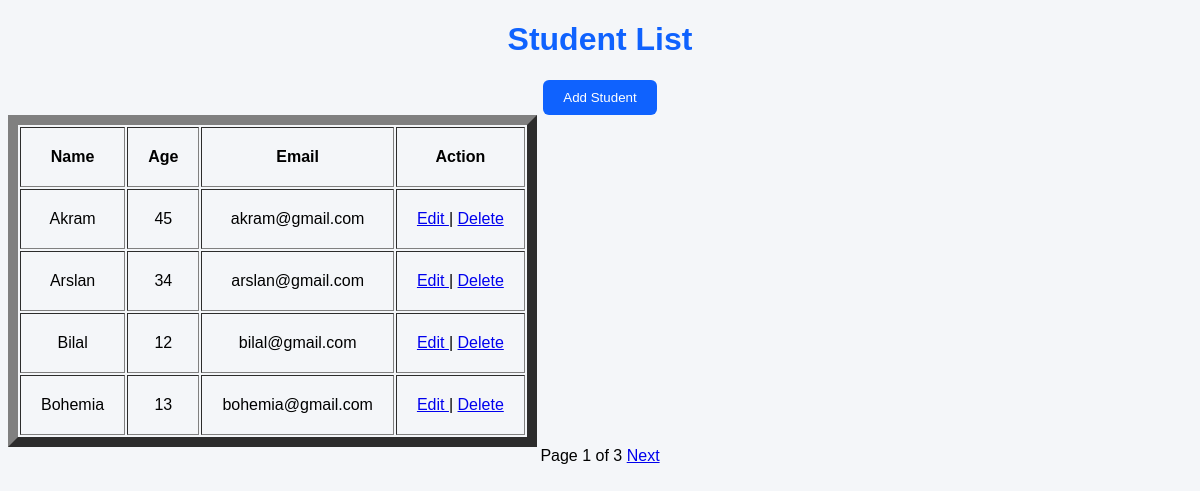
The page /students/ on the database its author committed.
### students/models.py (models this page shows, shortened)
class Student(models.Model):
  name = models.CharField(max_length=100)
  age = models.IntegerField()
  email = models.EmailField()

### students/views.py (the view)
# urls.py: path("" , views.students_list),
def students_list(request):
      students = Student.objects.all().order_by("name")
      paginator = Paginator(students, 4)
      page_number = request.GET.get("page")
      page_obj = paginator.get_page(page_number)
      context = {
       "page_obj": page_obj
         }
      return render(request , "students/index.html" , context)

### students/templates/students/index.html (shortened to what this page needs)
{% load static %}
<!DOCTYPE html>
<html>
<head>
    <link rel="stylesheet" href="/static/students/style.css">
</head>
<body>
    <h1>Student List</h1>
<a href="/students/add-students">
    <button>Add Student</button>
</a>
<table border="10" cellpadding="20">
    <tr>
        <th>Name</th>
        <th>Age</th>
        <th>Email</th>
        <th>Action</th>
    </tr>
    {% for student in page_obj %}
    <tr>
        <td>{{ student.name }}</td>
        <td>{{ student.age }}</td>
        <td>{{ student.email }}</td>
<td>
    <a href="{% url 'edit_student' student.id %}">
        Edit
    </a>
    |
    <a href="{% url 'delete_student' student.id %}">
        Delete
    </a>
</td>
    </tr>
    {% empty %}
    <tr>
        <td colspan="3">No students found.</td>
    </tr>
    {% endfor %}
</table>
<div>
Page {{ page_obj.number }} of {{ page_obj.paginator.num_pages }}
{% if page_obj.has_next %}
<a href="?page={{ page_obj.next_page_number }}">
Next
</a>
{% endif %}
</div>
</body>
</html>

### students/static/students/style.css (style rules this page uses)
body { background:#f4f6f9; font-family:Arial, sans-serif; text-align:center; }
h1 { color:#0f62fe; }
button { background:#0f62fe; color:white; border:none; padding:10px 20px; border-radius:6px; cursor:pointer; }

### rows shown on the page
Student: name "Akram", age "45", email "akram@gmail.com"
Student: name "Arslan", age "34", email "arslan@gmail.com"
Student: name "Bilal", age "12", email "bilal@gmail.com"
Student: name "Bohemia", age "13", email "bohemia@gmail.com"

### other values the page prints
{{ page_obj.number }} "1"
{{ page_obj.paginator.num_pages }} "3"
